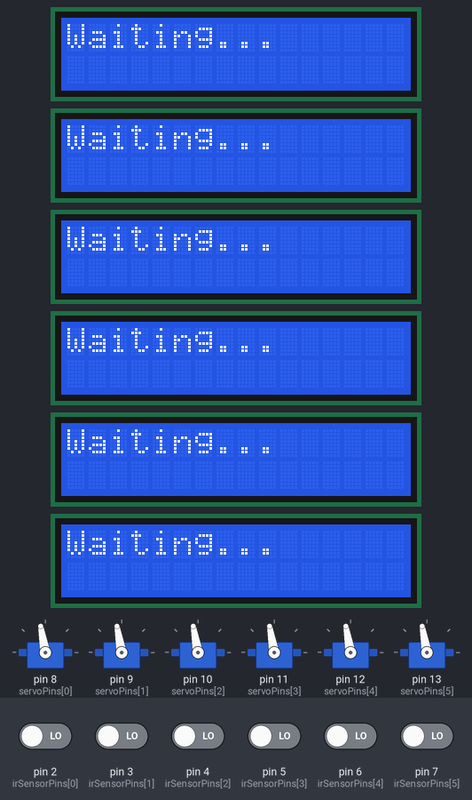
This sketch was run on a simulated Arduino Uno, built with avr-gcc and run on an emulated ATmega328P. On the bench: 6 × servo, 6 × 16×2 character LCD. The inputs (shaded band) are chosen by the test bench; at power-on: pin 2 (irSensorPins[0]), pin 3 (irSensorPins[1]), pin 4 (irSensorPins[2]), pin 5 (irSensorPins[3]), pin 6 (irSensorPins[4]), pin 7 (irSensorPins[5]) LOW. What the sketch prints to the serial monitor is not drawn.

Above: at 1.6 s.
1.7 s: pin 4 (irSensorPins[2]) driven HIGH
At 9.6 s:
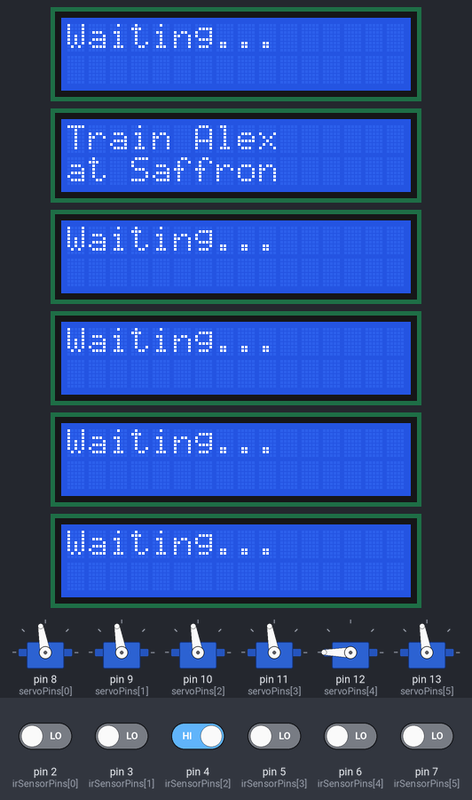
15.7 s: pin 4 (irSensorPins[2]) driven LOW
At 19.9 s:
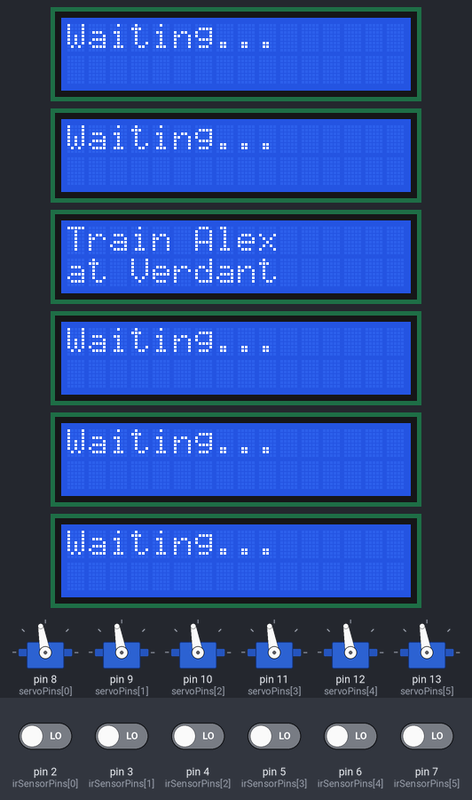
29.2 s: pin 3 (irSensorPins[1]) driven HIGH
At 31.6 s:
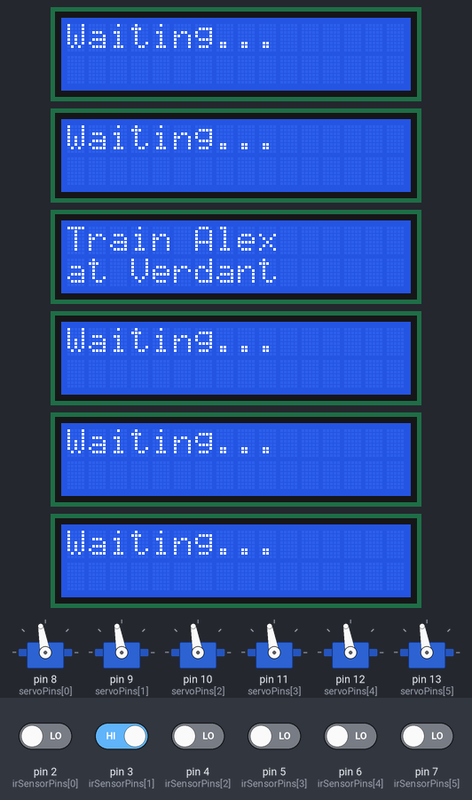
42.7 s: pin 3 (irSensorPins[1]) driven LOW
At 43.7 s:
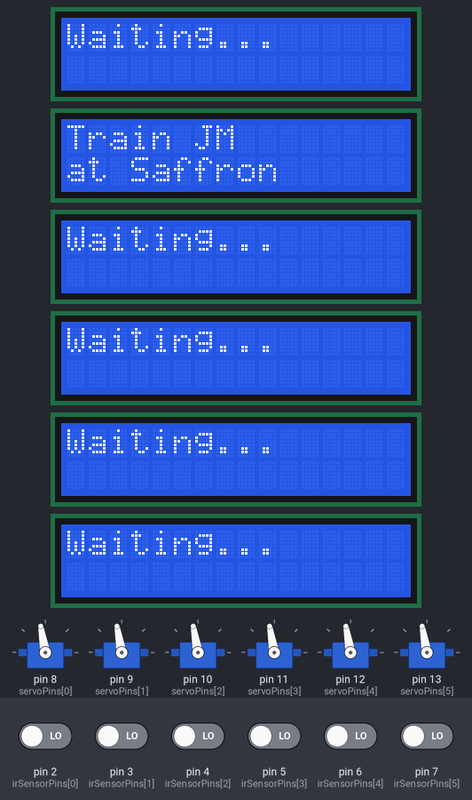
56.3 s: pin 4 (irSensorPins[2]) driven HIGH
At 63.3 s:
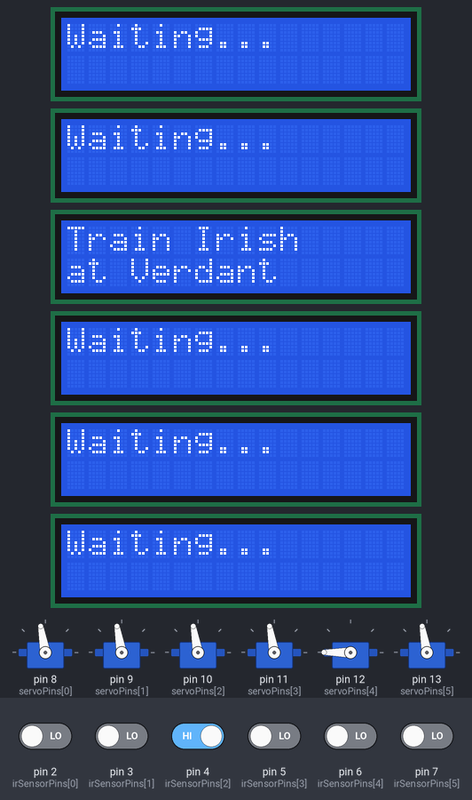
70.3 s: pin 4 (irSensorPins[2]) driven LOW
At 85.7 s:
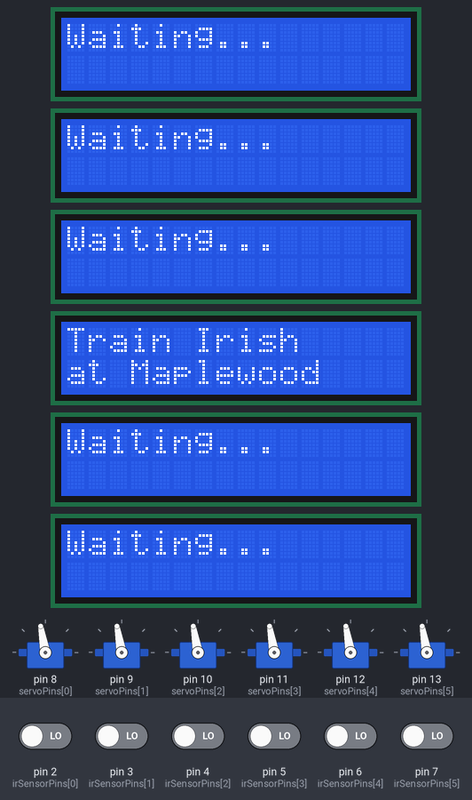
Timing chart, 0 to 88.5 s (numbered marks = the images above; inputs shaded):
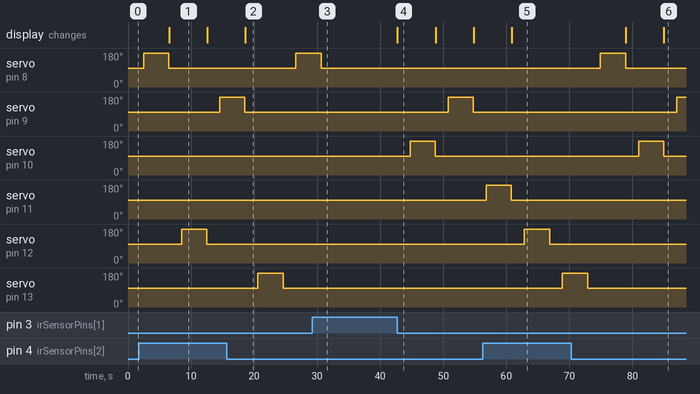

The sketch:

arduino-train-system.ino
```cpp
#include <Wire.h>
#include <LiquidCrystal_I2C.h>
#include <Servo.h>

// Define servo and sensor pins for each station
const int servoPins[6] = {8, 9, 10, 11, 12, 13}; // Servo pins for each station
const int irSensorPins[6] = {2, 3, 4, 5, 6, 7}; // IR sensor pins for each station

// Define I2C addresses for each station
const int lcdAddresses[6] = {0x22, 0x23, 0x24, 0x25, 0x26, 0x27}; // I2C addresses for each station

// Create LCD objects for each station
LiquidCrystal_I2C lcds[6] = {
  LiquidCrystal_I2C(0x22, 16, 2),
  LiquidCrystal_I2C(0x23, 16, 2),
  LiquidCrystal_I2C(0x24, 16, 2),
  LiquidCrystal_I2C(0x25, 16, 2),
  LiquidCrystal_I2C(0x26, 16, 2),
  LiquidCrystal_I2C(0x27, 16, 2)
};

Servo servos[6];
bool trainDetected[6] = {false, false, false, false, false, false};

// Train names and initial positions
String trainNames[3] = {"Alex", "Irish", "JM"};
int trainPositions[3] = {0, 2, 4}; // Alex at Crystal Station, Irish at Verdant Station, JM at Ebony Station

// Station names
String stationNames[6] = {"Crystal", "Saffron", "Verdant", "Maplewood", "Ebony", "Oasis"};

void setup() {
  // Attach servos and set initial positions
  for (int i = 0; i < 6; i++) {
    servos[i].attach(servoPins[i]);
    servos[i].write(100); // Initial position of each servo motor
    pinMode(irSensorPins[i], INPUT);

    // Initialize LCDs
    lcds[i].init();
    lcds[i].backlight();
    lcds[i].clear();
    lcds[i].print("Waiting...");
  }

  // Manually set initial train detections
  for (int i = 0; i < 3; i++) {
    trainDetected[trainPositions[i]] = true;
  }

  // Start serial communication for monitoring
  Serial.begin(9600);
}

void loop() {
  static int moveSequence[48][2] = {
    {0, 1}, {2, 3}, {4, 5}, {1, 2}, {3, 4}, {5, 0},
    {0, 1}, {2, 3}, {4, 5}, {1, 2}, {3, 4}, {5, 0},
    {0, 1}, {2, 3}, {4, 5}, {1, 2}, {3, 4}, {5, 0},
    {0, 1}, {2, 3}, {4, 5}, {1, 2}, {3, 4}, {5, 0}
  };

  for (int i = 0; i < 12; i++) {
    moveTrain(moveSequence[i][0], moveSequence[i][1]);
  }
}

// Function to move the train from one station to another
void moveTrain(int fromStation, int toStation) {
  if (trainDetected[fromStation] && digitalRead(irSensorPins[fromStation]) == LOW) {
    int trainIndex = getTrainIndexAtStation(fromStation);

    if (trainIndex != -1) {
      Serial.print(trainNames[trainIndex]);
      Serial.print(" moving from ");
      Serial.print(stationNames[fromStation]);
      Serial.print(" to ");
      Serial.println(stationNames[toStation]);

      // Update LCD displays
      updateLCD(fromStation, "Waiting...", " ");
      // updateLCD(toStation, "Train " + trainNames[trainIndex], "arrived at " + stationNames[toStation]);

      trainDetected[fromStation] = false; // Reset detection for the current station
      trainDetected[toStation] = true; // Set detection for the next station
      trainPositions[trainIndex] = toStation; // Update the train position

      delay(2000); // Wait for 5 seconds
      servos[fromStation].write(180); // Open servo at 180 degrees
      delay(4000); // Wait for 2 seconds
      servos[fromStation].write(100); // Close servo back to 100 degrees

      waitForTrainAtStation(toStation);
    }
  }
}

// Function to wait for the train at a station
void waitForTrainAtStation(int station) {
  // Serial.print("Waiting...");
  // Serial.println(stationNames[station]);
  while (digitalRead(irSensorPins[station]) == HIGH) {
    // Wait until the train is detected
  }
  Serial.print("Train detected at ");
  Serial.println(stationNames[station]);
  updateLCD(station, "Train " + trainNames[getTrainIndexAtStation(station)], "at " + stationNames[station]);
}

// Function to get the train index at a station
int getTrainIndexAtStation(int station) {
  for (int i = 0; i < 3; i++) {
    if (trainPositions[i] == station) {
      return i;
    }
  }
  return -1; // No train at the station
}

// Function to update LCD display at a station
void updateLCD(int station, String line1, String line2) {
  lcds[station].clear();
  lcds[station].setCursor(0, 0);
  lcds[station].print(line1);
  lcds[station].setCursor(0, 1);
  lcds[station].print(line2);
}
```

Measured:
- after the input at 1.7 s, servo on pin 9 (servoPins[1]): 100° → 180° after 12.8 s; servo on pin 10 (servoPins[2]): stays 100° (without the input it goes to 180° after 6.8 s); servo on pin 12 (servoPins[4]): 100° → 180° after 6.8 s instead of 12.9 s
- after the input at 15.7 s, servo on pin 8 (servoPins[0]): 100° → 180° after 10.9 s; servo on pin 13 (servoPins[5]): 100° → 180° after 4.9 s, → 100° 4.0 s later; the display: changes after 2.9 s (image 2)
- after the input at 29.2 s, servo on pin 9 (servoPins[1]): stays 100° (without the input it goes to 180° after 9.5 s); servo on pin 10 (servoPins[2]): stays 100° (without the input it goes to 180° after 3.5 s)
- after the input at 42.7 s, servo on pin 9 (servoPins[1]): 100° → 180° after 8.1 s, → 100° 4.0 s later; servo on pin 10 (servoPins[2]): 100° → 180° after 2.0 s, → 100° 4.0 s later; the display: changes at once (image 4)
- after the input at 56.3 s, servo on pin 10 (servoPins[2]): stays 100° (without the input it goes to 180° after 6.6 s); servo on pin 12 (servoPins[4]): 100° → 180° after 6.6 s instead of 12.6 s; servo on pin 13 (servoPins[5]): 100° → 180° after 12.6 s
- after the input at 70.3 s, servo on pin 10 (servoPins[2]): 100° → 180° after 10.7 s, → 100° 4.0 s later; the display: first changes after 8.7 s (image 6 shows a later state)
- what the display in image 1 shows lasts 6.0 s, from 6.5 s to 12.5 s
